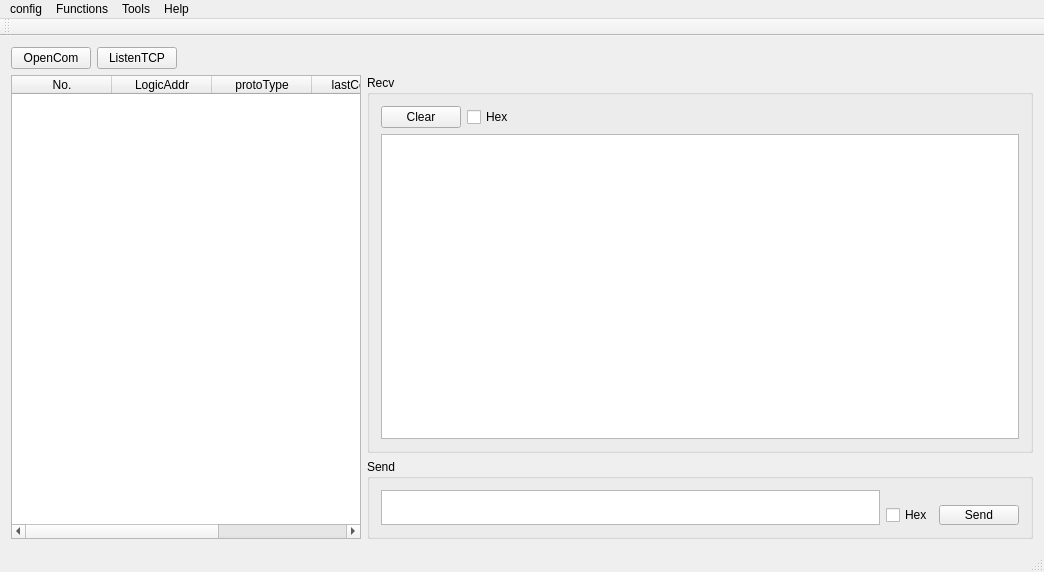
<?xml version="1.0" encoding="UTF-8"?>
<ui version="4.0">
 <class>MainWindow</class>
 <widget class="QMainWindow" name="MainWindow">
  <property name="geometry">
   <rect>
    <x>0</x>
    <y>0</y>
    <width>1044</width>
    <height>572</height>
   </rect>
  </property>
  <property name="windowTitle">
   <string>MainWindow</string>
  </property>
  <widget class="QWidget" name="centralWidget">
   <layout class="QGridLayout" name="gridLayout_2">
    <item row="0" column="0">
     <layout class="QHBoxLayout" name="horizontalLayout_5">
      <item>
       <widget class="QPushButton" name="btnOpenCom">
        <property name="text">
         <string>OpenCom</string>
        </property>
       </widget>
      </item>
      <item>
       <widget class="QPushButton" name="btnListenTcp">
        <property name="text">
         <string>ListenTCP</string>
        </property>
       </widget>
      </item>
      <item>
       <spacer name="horizontalSpacer">
        <property name="orientation">
         <enum>Qt::Horizontal</enum>
        </property>
        <property name="sizeHint" stdset="0">
         <size>
          <width>40</width>
          <height>20</height>
         </size>
        </property>
       </spacer>
      </item>
     </layout>
    </item>
    <item row="1" column="0">
     <layout class="QHBoxLayout" name="horizontalLayout_4">
      <item>
       <widget class="QTableWidget" name="tblTerminalList">
        <property name="minimumSize">
         <size>
          <width>0</width>
          <height>0</height>
         </size>
        </property>
        <property name="maximumSize">
         <size>
          <width>350</width>
          <height>16777215</height>
         </size>
        </property>
        <property name="columnCount">
         <number>5</number>
        </property>
        <column>
         <property name="text">
          <string>No.</string>
         </property>
        </column>
        <column>
         <property name="text">
          <string>LogicAddr</string>
         </property>
        </column>
        <column>
         <property name="text">
          <string>protoType</string>
         </property>
        </column>
        <column>
         <property name="text">
          <string>lastCommu</string>
         </property>
        </column>
        <column>
         <property name="text">
          <string>nowState</string>
         </property>
        </column>
       </widget>
      </item>
      <item>
       <layout class="QVBoxLayout" name="verticalLayout_2">
        <item>
         <widget class="QGroupBox" name="groupBox">
          <property name="minimumSize">
           <size>
            <width>601</width>
            <height>341</height>
           </size>
          </property>
          <property name="title">
           <string>Recv</string>
          </property>
          <layout class="QGridLayout" name="gridLayout">
           <item row="0" column="0">
            <layout class="QHBoxLayout" name="horizontalLayout">
             <item>
              <widget class="QPushButton" name="Button_ClrRcv">
               <property name="text">
                <string>Clear</string>
               </property>
              </widget>
             </item>
             <item>
              <widget class="QCheckBox" name="checkBox_RecvHex">
               <property name="text">
                <string>Hex</string>
               </property>
              </widget>
             </item>
             <item>
              <spacer name="horizontalSpacer_2">
               <property name="orientation">
                <enum>Qt::Horizontal</enum>
               </property>
               <property name="sizeHint" stdset="0">
                <size>
                 <width>40</width>
                 <height>20</height>
                </size>
               </property>
              </spacer>
             </item>
            </layout>
           </item>
           <item row="1" column="0">
            <widget class="QTextEdit" name="textEdit_Recv"/>
           </item>
          </layout>
         </widget>
        </item>
        <item>
         <widget class="QGroupBox" name="groupBox_2">
          <property name="minimumSize">
           <size>
            <width>0</width>
            <height>80</height>
           </size>
          </property>
          <property name="maximumSize">
           <size>
            <width>16777215</width>
            <height>80</height>
           </size>
          </property>
          <property name="title">
           <string>Send</string>
          </property>
          <layout class="QHBoxLayout" name="horizontalLayout_3">
           <item>
            <widget class="QTextEdit" name="textEdit_Send"/>
           </item>
           <item>
            <layout class="QVBoxLayout" name="verticalLayout">
             <item>
              <spacer name="verticalSpacer">
               <property name="orientation">
                <enum>Qt::Vertical</enum>
               </property>
               <property name="sizeHint" stdset="0">
                <size>
                 <width>20</width>
                 <height>18</height>
                </size>
               </property>
              </spacer>
             </item>
             <item>
              <layout class="QHBoxLayout" name="horizontalLayout_2">
               <item>
                <widget class="QCheckBox" name="checkBox_SendHex">
                 <property name="text">
                  <string>Hex</string>
                 </property>
                </widget>
               </item>
               <item>
                <widget class="QPushButton" name="pushButton_Send">
                 <property name="minimumSize">
                  <size>
                   <width>80</width>
                   <height>20</height>
                  </size>
                 </property>
                 <property name="text">
                  <string>Send</string>
                 </property>
                </widget>
               </item>
              </layout>
             </item>
            </layout>
           </item>
          </layout>
         </widget>
        </item>
       </layout>
      </item>
     </layout>
    </item>
   </layout>
  </widget>
  <widget class="QMenuBar" name="menuBar">
   <property name="geometry">
    <rect>
     <x>0</x>
     <y>0</y>
     <width>1044</width>
     <height>22</height>
    </rect>
   </property>
   <widget class="QMenu" name="menucomConfig">
    <property name="title">
     <string>config</string>
    </property>
    <addaction name="actionComconfig"/>
    <addaction name="separator"/>
    <addaction name="actionNetconfig"/>
   </widget>
   <widget class="QMenu" name="menuPreConnect">
    <property name="title">
     <string>Functions</string>
    </property>
    <addaction name="actionSetLogicAddr"/>
    <addaction name="actionSetRS485Config"/>
   </widget>
   <widget class="QMenu" name="menuTools">
    <property name="title">
     <string>Tools</string>
    </property>
    <addaction name="actionSums"/>
   </widget>
   <widget class="QMenu" name="menuAbout">
    <property name="title">
     <string>Help</string>
    </property>
    <addaction name="actionAbout"/>
   </widget>
   <addaction name="menucomConfig"/>
   <addaction name="menuPreConnect"/>
   <addaction name="menuTools"/>
   <addaction name="menuAbout"/>
  </widget>
  <widget class="QToolBar" name="mainToolBar">
   <attribute name="toolBarArea">
    <enum>TopToolBarArea</enum>
   </attribute>
   <attribute name="toolBarBreak">
    <bool>false</bool>
   </attribute>
  </widget>
  <widget class="QStatusBar" name="statusBar"/>
  <action name="actionComconfig">
   <property name="text">
    <string>comconfig</string>
   </property>
  </action>
  <action name="actionNetconfig">
   <property name="text">
    <string>netconfig</string>
   </property>
  </action>
  <action name="actionSums">
   <property name="text">
    <string>sums</string>
   </property>
  </action>
  <action name="actionAbout">
   <property name="text">
    <string>About</string>
   </property>
  </action>
  <action name="actionSetLogicAddr">
   <property name="text">
    <string>SetLogicAddr</string>
   </property>
  </action>
  <action name="actionSetRS485Config">
   <property name="text">
    <string>SetRS485Config</string>
   </property>
  </action>
 </widget>
 <layoutdefault spacing="6" margin="11"/>
 <resources/>
 <connections/>
</ui>
